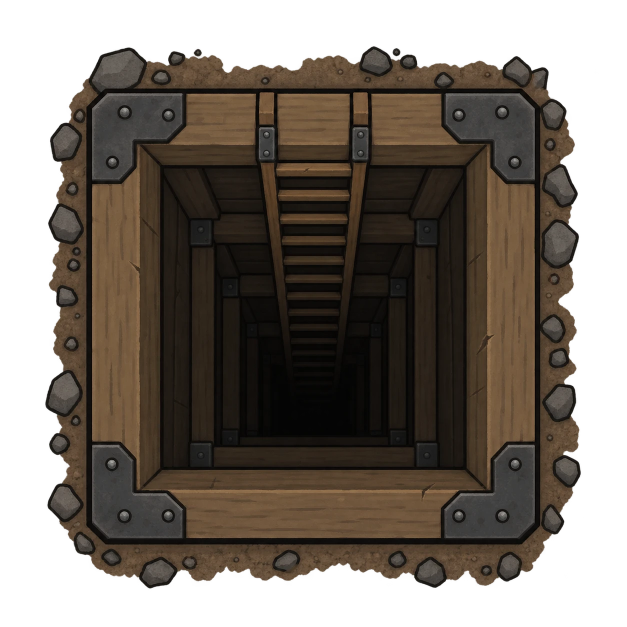
#> input picture art/MineShaft_gpt.webp, 1254 x 1254 px (shown at 1/2 size)
$ python make_sealed.py
#> lines starting #> are read from the running program, lines starting #| are printed output that depends on the picture
# 갱도 원본 그림(MineShaft_gpt.webp) 위에 흙을 채우고 판자를 덧대 '폐쇄된 갱도' 그림을 만든다.
import math
import random

import numpy as np
from PIL import Image, ImageDraw, ImageFilter

SRC = "MineShaft_gpt.webp"
OUT_FULL = "SealedShaft_full.png"
OUT_TEX = "../YuudongDeepMining/Textures/YDM/SealedShaft.png"

# 원본 1254px 기준 좌표 (틀 바깥선, 안쪽 입구)
FRAME = (173, 1080, 177, 1088)
OPEN = (282, 973, 293, 976)
SS = 2
OUTLINE = (24, 18, 14, 255)

rnd = random.Random(42)
base = Image.open(SRC).convert("RGBA")
#> base is the input picture: PIL image 1254x1254 RGBA; mean R, G, B, A 42.7, 34.6, 26.4, 167.7
W, H = base.size
#> W = 1254; H = 1254
layer = Image.new("RGBA", (W * SS, H * SS), (0, 0, 0, 0))
#> layer: PIL image 2508x2508 RGBA; every value is 0
d = ImageDraw.Draw(layer)


def s(v):
    return v * SS


def lerp(a, b, t):
    return tuple(int(round(a[i] + (b[i] - a[i]) * t)) for i in range(len(a)))


def jit(c, n):
    k = rnd.randint(-n, n)
    return tuple(max(0, min(255, c[i] + k)) for i in range(3)) + (255,)


# 1) 흙: 가운데가 살짝 봉긋하게 밝은 흙 + 덩어리·자갈
x0, x1, y0, y1 = OPEN
dirt = (104, 76, 50, 255)
d.rectangle((s(x0), s(y0), s(x1), s(y1)), fill=dirt)
cx, cy = (x0 + x1) / 2, (y0 + y1) / 2
for r in range(330, 0, -6):
    t = r / 330
    col = lerp((128, 96, 64, 255), dirt, t ** 1.5)
    d.ellipse((s(cx - r), s(cy - r * 0.95), s(cx + r), s(cy + r * 0.95)), fill=col)
d.rectangle((s(x0), s(y0), s(x1), s(y1)), outline=None)
for _ in range(700):
    x, y = rnd.uniform(x0, x1), rnd.uniform(y0, y1)
    r = rnd.uniform(4, 13)
    c0 = jit((114, 86, 58, 255), 14)
    d.ellipse((s(x - r), s(y - r + 2), s(x + r), s(y + r + 2)), fill=lerp(c0, (40, 26, 16, 255), 0.35))
    d.ellipse((s(x - r), s(y - r), s(x + r), s(y + r)), fill=c0)
for _ in range(26):
    x, y = rnd.uniform(x0 + 20, x1 - 20), rnd.uniform(y0 + 20, y1 - 20)
    r = rnd.uniform(9, 20)
    k = rnd.randint(6, 8)
    pts = [(s(x + math.cos(2 * math.pi * i / k + rnd.uniform(-.25, .25)) * r * rnd.uniform(.75, 1.15)),
            s(y + math.sin(2 * math.pi * i / k + rnd.uniform(-.25, .25)) * r * rnd.uniform(.75, 1.15))) for i in range(k)]
    g = rnd.randint(88, 120)
    d.polygon(pts, fill=(g, g - 2, g - 6, 255))
    d.line(pts + [pts[0]], fill=OUTLINE, width=s(4))
#> this loop made 26 passes
#> (x, y) on passes 1 to 12: (492.5, 681.3), (715.3, 761.4), (560, 509.4), (346.5, 675.2), (435.7, 703.3), (801.4, 585.4), (544.1, 795.1), (463.6, 901.9), (400, 912.5), (904.9, 565.7), (835.9, 424.8), (836.9, 567)
# 틀 안쪽 가장자리 그늘
for i in range(18):
    a = int(110 * (1 - i / 18))
    d.rectangle((s(x0 + i), s(y0 + i), s(x1 - i), s(y1 - i)), outline=(20, 14, 10, a), width=s(1))
d.rectangle((s(x0), s(y0), s(x1), s(y1)), outline=OUTLINE, width=s(6))

# 2) 판자: 가로로 여섯 장, 틀 위에 걸쳐 못질. 사이로 흙이 보인다.
wood = tuple(int(v) for v in np.array(base)[627, 225][:3]) + (255,)
#> wood = (126, 99, 69, 255)
wood = lerp(wood, (150, 108, 68, 255), 0.35)
#> wood = (134, 102, 69, 255)
n = 4
gap = 58
ph = (y1 - y0 - 30 - gap * (n - 1)) / n
#> ph = 119.8
for i in range(n):
    top = y0 + 15 + i * (ph + gap)
    left = FRAME[0] + 55 + rnd.uniform(-12, 12)
    right = FRAME[1] - 55 + rnd.uniform(-12, 12)
    ang = math.radians(rnd.uniform(-1.6, 1.6))
    h = ph + rnd.uniform(-5, 5)
    col = jit(wood, 10)
    plank = Image.new("RGBA", (int(right - left) * SS + 40, int(h) * SS + 40), (0, 0, 0, 0))
    pd = ImageDraw.Draw(plank)
    pw, phh = int(right - left) * SS, int(h) * SS
    ox, oy = 20, 20
    pd.rectangle((ox, oy, ox + pw, oy + phh), fill=col)
    pd.rectangle((ox, oy, ox + pw, oy + phh * 0.18), fill=lerp(col, (255, 232, 196, 255), 0.22))
    pd.rectangle((ox, oy + phh * 0.8, ox + pw, oy + phh), fill=lerp(col, (30, 18, 10, 255), 0.3))
    for _ in range(9):
        gy = rnd.uniform(oy + phh * 0.25, oy + phh * 0.75)
        gx = rnd.uniform(ox, ox + pw * 0.8)
        pd.line((gx, gy, gx + rnd.uniform(60, 220) * SS, gy + rnd.uniform(-3, 3) * SS), fill=lerp(col, (40, 24, 12, 255), 0.35), width=s(2))
    if rnd.random() < 0.5:
        kx, ky = rnd.uniform(ox + pw * 0.2, ox + pw * 0.8), rnd.uniform(oy + phh * 0.35, oy + phh * 0.65)
        pd.ellipse((kx - s(10), ky - s(6), kx + s(10), ky + s(6)), outline=lerp(col, (40, 24, 12, 255), 0.45), width=s(2))
    # 끝 쪽 쪼갠 자국
    pd.line((ox + pw - s(30), oy + phh * 0.5, ox + pw, oy + phh * 0.42), fill=OUTLINE, width=s(2))
    pd.rectangle((ox, oy, ox + pw, oy + phh), outline=OUTLINE, width=s(6))
    # 못: 양쪽 끝 (틀 위)
    for nx in (ox + s(40), ox + pw - s(40)):
        for ny in (oy + phh * 0.32, oy + phh * 0.68):
            pd.ellipse((nx - s(7), ny - s(7), nx + s(7), ny + s(7)), fill=(70, 70, 74, 255), outline=OUTLINE, width=s(2))
            pd.ellipse((nx - s(4), ny - s(5), nx, ny - s(1)), fill=(170, 170, 176, 255))
    plank = plank.rotate(math.degrees(ang), resample=Image.BICUBIC, expand=True)
    # 그림자
    sh = Image.new("RGBA", plank.size, (0, 0, 0, 0))
    sh.paste((0, 0, 0, 120), (0, 0), plank.split()[3])
    sh = sh.filter(ImageFilter.GaussianBlur(s(5)))
    pcx, pcy = s((left + right) / 2), s(top + h / 2)
    layer.alpha_composite(sh, (int(pcx - plank.width / 2 + s(5)), int(pcy - plank.height / 2 + s(8))))
    layer.alpha_composite(plank, (int(pcx - plank.width / 2), int(pcy - plank.height / 2)))
#> this loop made 4 passes
#> (top, h, col, pw, phh, kx, ky, pcx) on pass 1: (308, 118.2, (128, 96, 63, 255), 1574, 236, 754.4, 111.4, 1250)
#> (top, h, col, pw, phh, pcx, pcy) on passes 2 to 4: (485.8, 121.6, (124, 92, 59, 255), 1614, 242, 1251.9, 1093.1), (663.5, 116.5, (125, 93, 60, 255), 1602, 232, 1247.2, 1443.5), (841.2, 122, (128, 96, 63, 255), 1606, 244, 1264.4, 1804.5)
#> pass 1, `plank = plank.rotate(math.degrees(ang), resample=Image.BICUBIC, expand..`:
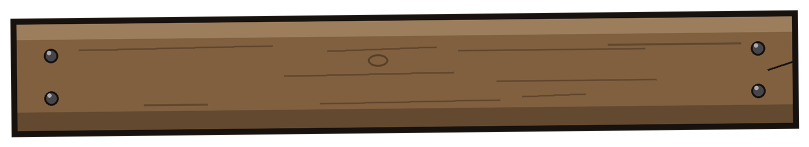
#> plank: PIL image 1618x294 RGBA (shown at 1/2 size); mean R, G, B, A 89.5, 67.9, 45.6, 200.1; transparent parts drawn white
#> pass 1, `sh = sh.filter(ImageFilter.GaussianBlur(s(5)))`:
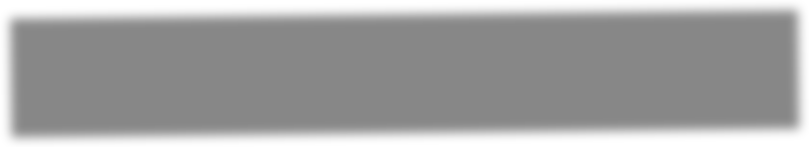
#> sh: PIL image 1618x294 RGBA (shown at 1/2 size); mean R, G, B, A 0, 0, 0, 94.2; transparent parts drawn white
#> after the loop:
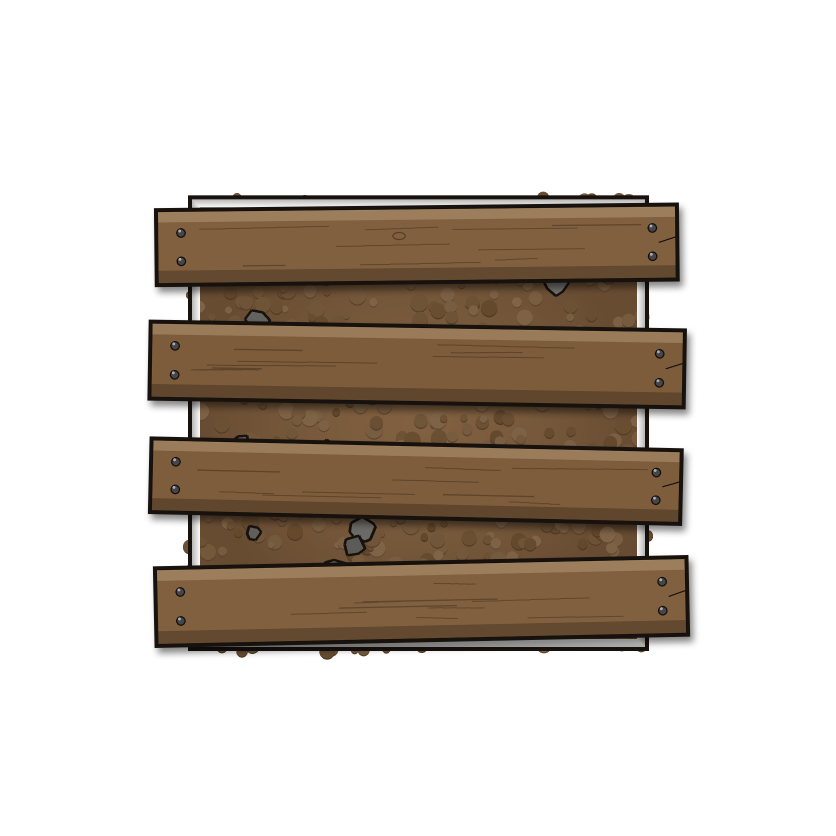
#> layer: PIL image 2508x2508 RGBA (shown at 1/3 size); mean R, G, B, A 35.5, 26.7, 17.9, 84; transparent parts drawn white
#> after the loop:
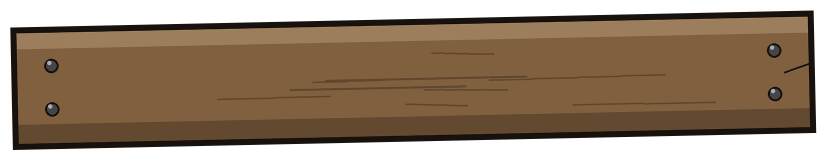
#> plank: PIL image 1652x320 RGBA (shown at 1/2 size); mean R, G, B, A 85.3, 64.7, 43.5, 189.9; transparent parts drawn white
#> after the loop:
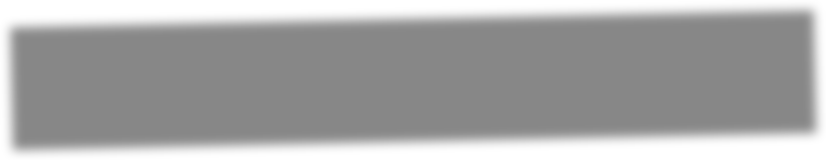
#> sh: PIL image 1652x320 RGBA (shown at 1/2 size); mean R, G, B, A 0, 0, 0, 89.4; transparent parts drawn white

# 3) 원본 위에 겹친다
layer = layer.resize((W, H), Image.LANCZOS)
#> layer: PIL image 1254x1254 RGBA
out = base.copy()
out.alpha_composite(layer)
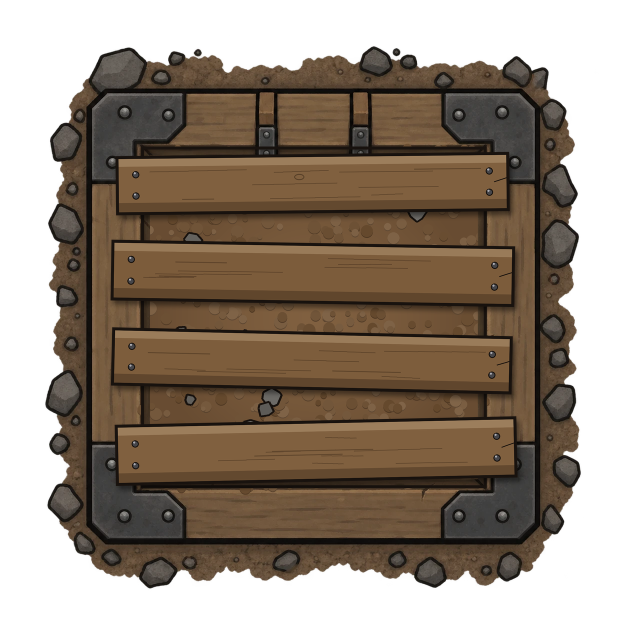
#> out: PIL image 1254x1254 RGBA (shown at 1/2 size); mean R, G, B, A 64.1, 50.2, 36.2, 168.4; transparent parts drawn white
out.save(OUT_FULL)

# 4) 갱도 텍스처와 같은 방식으로 잘라 512px로 (틀이 2x2를 덮도록, drawSize 2.41)
l, r, t, b = FRAME
cx, cy = (l + r) / 2, (t + b) / 2
arr = np.array(out)
ys, xs = np.where(arr[:, :, 3] > 8)
half = max(cx - xs.min(), xs.max() - cx, cy - ys.min(), ys.max() - cy) + 4
#> half = 548.5
side = int(round(2 * half))
#> side = 1097
canvas = Image.new("RGBA", (side, side), (0, 0, 0, 0))
#> canvas: PIL image 1097x1097 RGBA; every value is 0
canvas.alpha_composite(out, (int(round(half - cx)), int(round(half - cy))))
canvas.convert("RGBa").resize((512, 512), Image.LANCZOS).convert("RGBA").save(OUT_TEX)
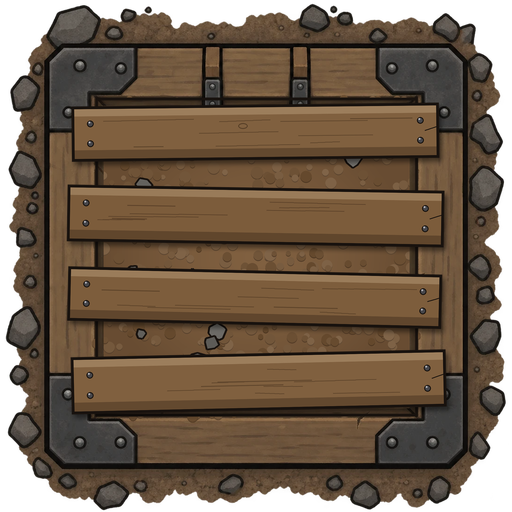
#> saved as SealedShaft.png: PIL image 512x512 RGBA; mean R, G, B, A 83, 64.9, 46.7, 220.1; transparent parts drawn white
print("ok", side)
#| ok 1097

$ run again, with art/MineShaftExit_gpt.webp copied over art/MineShaft_gpt.webp
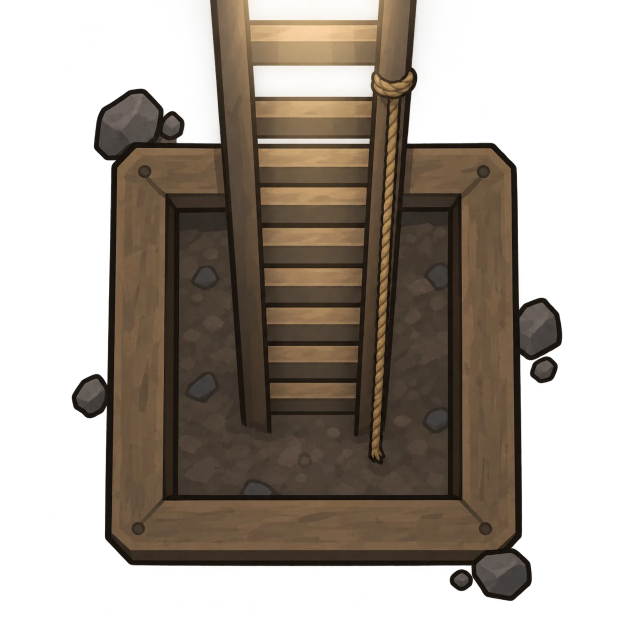
#> input picture art/MineShaftExit_gpt.webp, 1254 x 1254 px (shown at 1/2 size)
#> base is the input picture: PIL image 1254x1254 RGBA; mean R, G, B, A 52.7, 43.6, 34.1, 133.8
#> the loop `for _ in range(26):` made 26 passes
#> (x, y) on passes 1 to 8: (492.5, 681.3), (715.3, 761.4), (560, 509.4), (346.5, 675.2), (435.7, 703.3), (801.4, 585.4), (544.1, 795.1), (463.6, 901.9)
#> `wood = tuple(int(v) for v in np.array(base)[627, 225][:3]) + (255,)`: wood = (25, 17, 13, 255)
#> `wood = lerp(wood, (150, 108, 68, 255), 0.35)`: wood = (69, 49, 32, 255)
#> ph = 119.8
#> the loop `for i in range(n):` made 4 passes
#> (top, h, col, pw, phh, kx, ky, pcx) on pass 1: (308, 118.2, (63, 43, 26, 255), 1574, 236, 754.4, 111.4, 1250)
#> after the loop `for i in range(n):`:
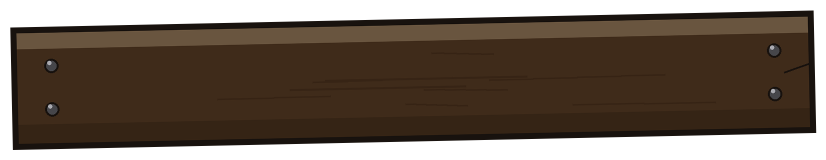
#> plank: PIL image 1652x320 RGBA (shown at 1/2 size); mean R, G, B, A 46.5, 33.2, 21.4, 189.9; transparent parts drawn white
#> half = 636.5
#> side = 1273
#> `canvas.convert("RGBa").resize((512, 512), Image.LANCZOS).convert("RGBA..`:
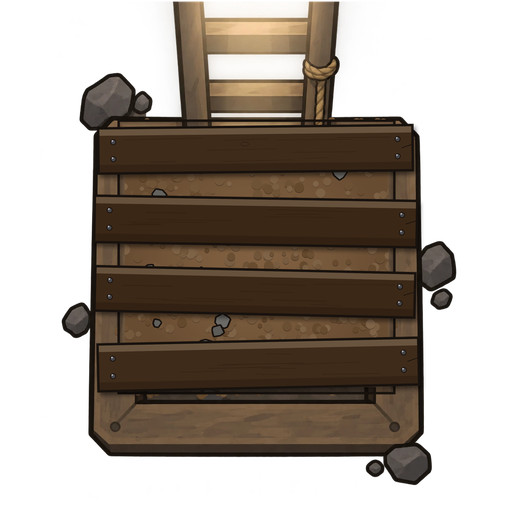
#> saved as SealedShaft.png: PIL image 512x512 RGBA; mean R, G, B, A 46.2, 36.4, 27, 130.6; transparent parts drawn white
#| ok 1273
